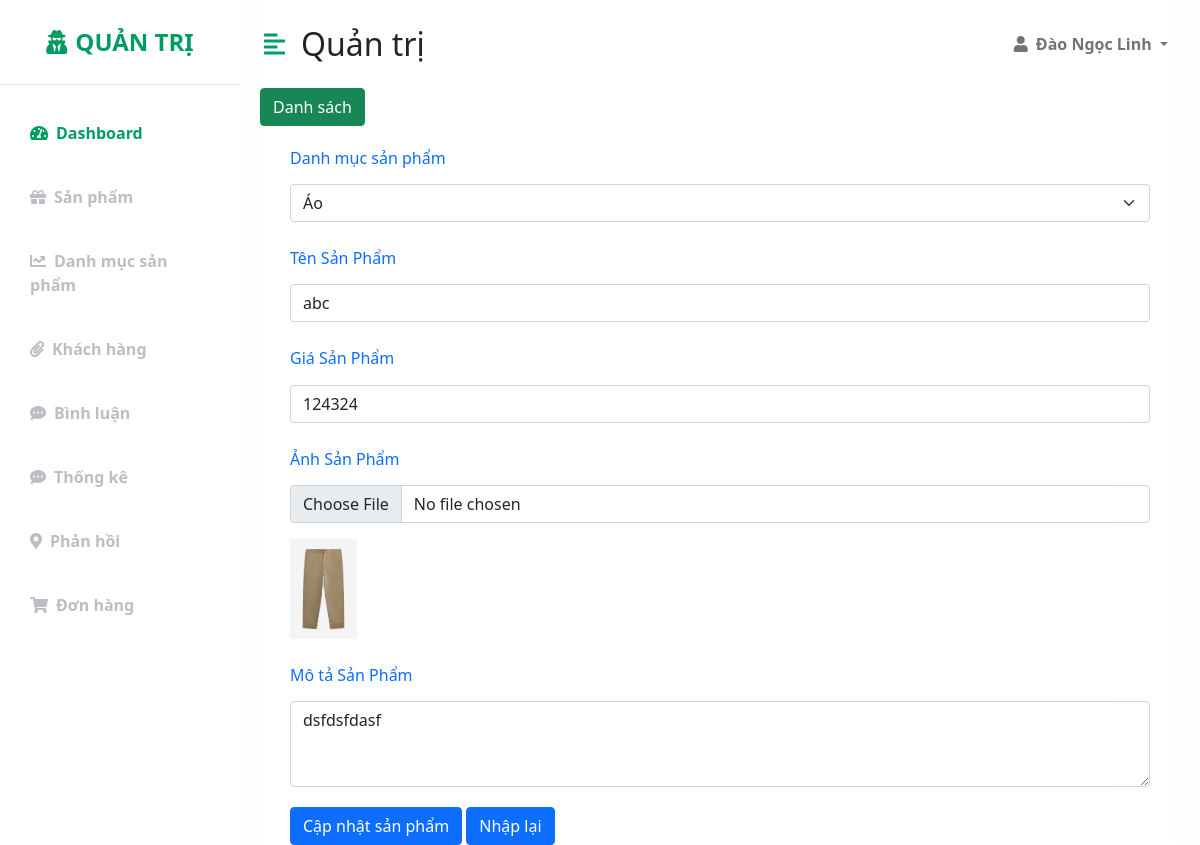
The app's page /admin/index.php?act=suasp&id=19 with its own data.
### tables this page shows
CREATE TABLE `sanpham` (
  `id` int(11) NOT NULL,
  `name` varchar(255) NOT NULL,
  `price` int(11) DEFAULT 0,
  `img` varchar(255) DEFAULT NULL,
  `mota` text DEFAULT NULL,
  `view` int(11) DEFAULT 0,
  `iddm` int(11) NOT NULL
);

### model/pdo.php (called while the page is built, shortened)
<?php
function pdo_get_connection()
{
    $dburl = "mysql:host=localhost;dbname=duanmau;charset=utf8";
    $username = 'root';
    $password = '';
    $conn = new PDO($dburl, $username, $password);
    $conn->setAttribute(PDO::ATTR_ERRMODE, PDO::ERRMODE_EXCEPTION);
    return $conn;
}
function pdo_query($sql)
{
    $sql_args = array_slice(func_get_args(), 1);
    try {
        $conn = pdo_get_connection();
        $stmt = $conn->prepare($sql);
        $stmt->execute($sql_args);
        $rows = $stmt->fetchAll();
        return $rows;
    } catch (PDOException $e) {
        throw $e;
    } finally {
        unset($conn);
    }
}
function pdo_query_one($sql)
{
    $sql_args = array_slice(func_get_args(), 1);
    try {
        $conn = pdo_get_connection();
        $stmt = $conn->prepare($sql);
        $stmt->execute($sql_args);
        $row = $stmt->fetch(PDO::FETCH_ASSOC);
        return $row;
    } catch (PDOException $e) {
        throw $e;
    } finally {
        unset($conn);
    }
}

### model/sanpham.php (called while the page is built, shortened)
<?php
function getOneItem_sanpham($id)
{
    $sql = "SELECT * FROM sanpham WHERE id =" .$id;
    $item = pdo_query_one($sql);
    return $item;
}

### model/danhmuc.php (called while the page is built, shortened)
<?php
function selectCates()
{
    $sql = "SELECT * FROM danhmuc order by id desc";
    $listCates = pdo_query($sql);
    return $listCates;
}

### admin/sanPham/update.php (the view, shortened to what this page needs)
    <?php
if (is_array($sanpham)) {
    extract($sanpham);
}
        $loca_img = "../public/image/" . $sanpham['img'];
    if (is_file($loca_img)) {
        $hinh = "<img src='" . $loca_img . "' height='100'>";
    } else {
        $hinh = "Không có hình ảnh hiển thị";
    }
    ?>
    <a href="index.php?act=listsp" style="margin-left: 20px;"><button class="btn btn-success">Danh sách</button></a>
    <div style="padding-top: 20px; margin: 0 50px;">
        <form action="index.php?act=updatesp" method="post" enctype="multipart/form-data">
            <div class="form-group">
                <label for="exampleInputEmail1" class="pb-2 h6 text-primary">Danh mục sản phẩm</label>
                <select class="form-select" aria-label="Default select example" name="iddm">
                          <?php
                            foreach ($listCates as $danhmuc) {
                                extract($danhmuc);
                                if($iddm==$id)
                                echo '<option value="' . $id . '" selected>' . $name . '</option> ';
                                else  echo '<option value="' . $id . '">' . $name . '</option> ';
                            }
                            ?>
                      </select>
            </div>
            <div class="form-group pt-4">
                <label for="exampleInputEmail1" class="pb-2 h6 text-primary">Tên Sản Phẩm</label>
                <input type="text" name="tensp" class="form-control" id="exampleInputEmail1" aria-describedby="emailHelp" placeholder="Tên danh mục" required value="<?= $sanpham['name'] ?>">
            </div>
            <div class="form-group pt-4">
                <label for="exampleInputEmail1" class="pb-2 h6 text-primary">Giá Sản Phẩm</label>
                <input type="number" name="pricesp" class="form-control" id="exampleInputEmail1" aria-describedby="emailHelp" placeholder="Tên danh mục" required value="<?= $sanpham['price'] ?>">
            </div>
            <div class="form-group pt-4">
                <label for="exampleInputEmail1" class="pb-2 h6 text-primary">Ảnh Sản Phẩm</label>
                <input class="form-control" name="imgsp" type="file" id="formFile">
                <div class="pt-3">
                <?= $hinh?>
                </div>
            </div>
            <div class="form-group pt-4">
                <label for="exampleInputEmail1" class="pb-2 h6 text-primary">Mô tả Sản Phẩm</label>
                <textarea class="form-control" name="motasp" id="exampleFormControlTextarea1" rows="3" placeholder="Mô tả sản phẩm" required><?= $sanpham['mota'] ?></textarea>
            </div>
            <div style="padding-top: 20px;">
                <button type="submit" name="capnhat" class="btn btn-primary">Cập nhật sản phẩm</button>
                <button type="submit" name="capnhat" class="btn btn-primary">Nhập lại</button>
            </div>
        </form>
    </div>
</div>
</div>

### public/css/adminCss/style.css (style rules this page uses)
:root { --main-bg-color: #f3f3f3; --main-text-color: #009d63; --second-text-color: #bbbec5; --second-bg-color: #c1efde; }

### records on screen
sanpham: tensp "abc", pricesp "124324", img (picture), motasp "dsfdsfdasf"

### other values on screen
form field iddm "Áo"
